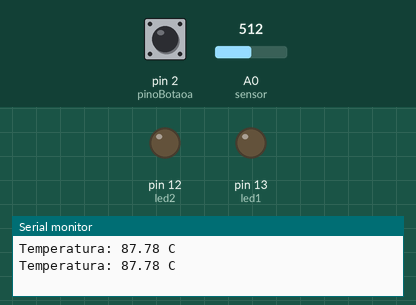
The sketch below on a simulated Arduino Uno, built with avr-gcc and run on an emulated ATmega328P. Parts: output pins drawn as LEDs (lit = HIGH), the last lines printed to the serial monitor. Inputs (shaded band) come from the test bench; at power-on: pin 2 (pinoBotaoa) HIGH, A0 (sensor) = 512.

Above: at 1.8 s.
1.9 s: pin 2 (pinoBotaoa) pulled LOW for 1.2 s
At 4.2 s:
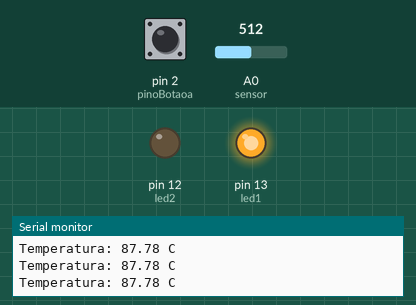
4.6 s: A0 (sensor) set to 834
6.2 s: A0 (sensor) set to 864
At 7.5 s:
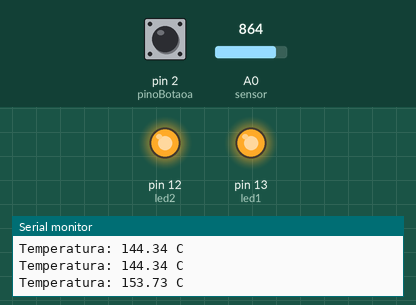
8.5 s: A0 (sensor) set to 889
At 10.3 s:
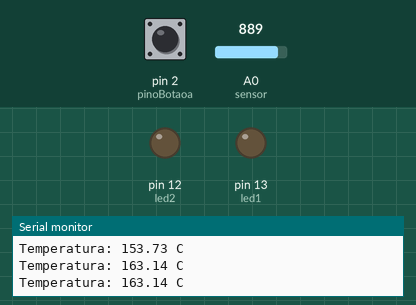
Timing chart, 0 to 11.5 s (numbered marks = the images above; inputs shaded):
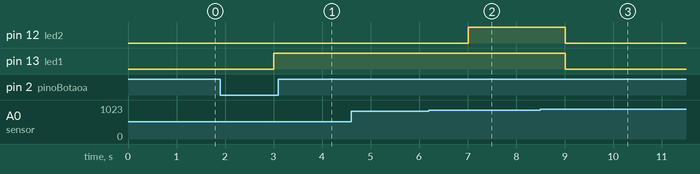

The sketch:

19_ntc_e_botao_ligar_led_tarefa_aula_7.ino
```cpp
//19ntc e botao ligar led
#include <math.h>

int sensor = A0;
const int pinoBotaoa = 2;
const int pinoBotaob = 3;
const int led1 = 13;
const int led2 = 12;

int estadoBotaoa = HIGH;
int ultimoEstadobotaoa = HIGH;
unsigned long ultimoTempoDebouncea = 0;
const long tempoDebounce = 50;
bool temperaturaboa = 1;

void setup() {
    Serial.begin(9600);
    pinMode(sensor, INPUT);
    pinMode(pinoBotaoa, INPUT_PULLUP);
    pinMode(pinoBotaob, INPUT_PULLUP);
    pinMode(led1, OUTPUT);
    pinMode(led2, OUTPUT);
}

void loop() {
    float temp = ntc(analogRead(sensor));
    int leituraa = digitalRead(pinoBotaoa);
    if (leituraa != ultimoEstadobotaoa) {
    ultimoTempoDebouncea = millis();  // Reinicia o cronômetro
  }

  // 3. Verifica se o sinal permaneceu o mesmo por tempo suficiente
  if ((millis() - ultimoTempoDebouncea) > tempoDebounce) {

    // Se o sinal estabilizou em um valor diferente do "estadoBotao" anterior
    if (leituraa != estadoBotaoa) {
      estadoBotaoa = leituraa;

      // 4. LÓGICA INVERTIDA: Se o estado estável agora for LOW, significa PRESSIONADO
      if (estadoBotaoa == LOW && temperaturaboa) {
        digitalWrite(led1, 1);
      }
    }
  }
    if (temp <= 150){
      temperaturaboa = true;
    }

    if (temp >= 160){
      digitalWrite(led1, 0);
      temperaturaboa = false;
    }
    if (temp >= 150 && temp <= 160){
      digitalWrite(led2, 1);
    } else{
      digitalWrite(led2, 0);
    }
    Serial.print("Temperatura: ");
    Serial.print(temp);
    Serial.println(" C");
    delay(1000);
    ultimoEstadobotaoa = leituraa;
}

float ntc(int leitura) {
    // 1. Calcular a resistência do NTC
    // Onde 1000.0 é o seu resistor fixo de 1k
    // Se a leitura for 0, evitamos divisão por zero
    if (leitura == 0) return -273.15;

    // Fórmula para divisor com resistor fixo no GND:
    // R_ntc = R_fixo * ((V_in / V_out) - 1)
    float resistencia = 1000.0 * (1023.0 / (float)leitura - 1.0);

    // 2. Parâmetros do NTC (Ajuste conforme seu componente)
    const float BETA = 3950.0;
    const float R_NOMINAL = 10000.0;     // NTC de 10k (ajuste se o seu for diferente)
    const float T_NOMINAL = 298.15;      // 25°C em Kelvin

    // 3. Equação de Steinhart-Hart (Beta)
    float steinhart;
    steinhart = log(resistencia / R_NOMINAL); // ln(R/Ro)
    steinhart /= BETA;                        // 1/B * ln(R/Ro)
    steinhart += 1.0 / T_NOMINAL;             // + (1/To)
    steinhart = 1.0 / steinhart;              // Inverte para Kelvin

    return steinhart - 273.15;                // Converte para Celsius
}
```

Measured:
- the behaviour switches between 852 and 853 on A0 (sensor) (found by bisection; images 1 and 2)
- the behaviour switches between 881 and 882 on A0 (sensor) (found by bisection; images 2 and 3)
- after the input at 1.9 s, pin 13 (led1): LOW → HIGH after 1.1 s
- after the input at 6.2 s, pin 12 (led2): LOW → HIGH after 0.81 s
- after the input at 8.5 s, pin 12 (led2), pin 13 (led1): HIGH → LOW after 0.51 s
